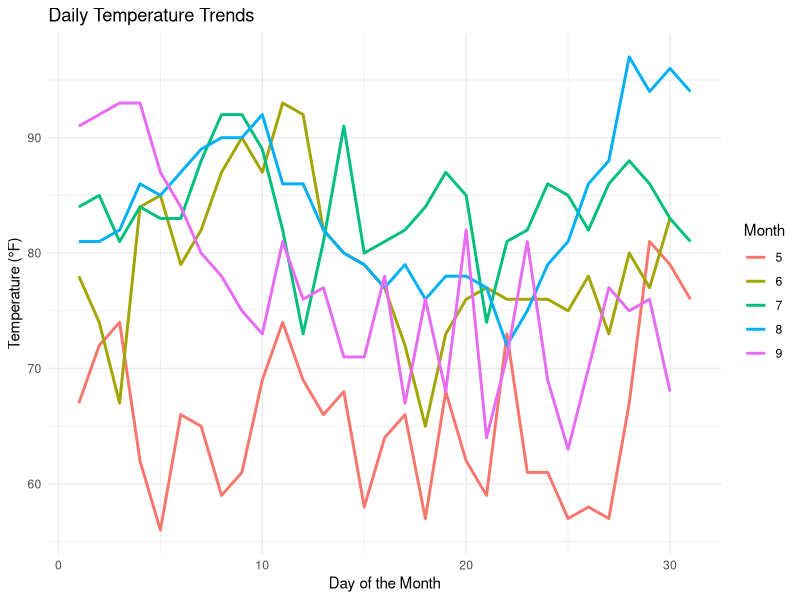
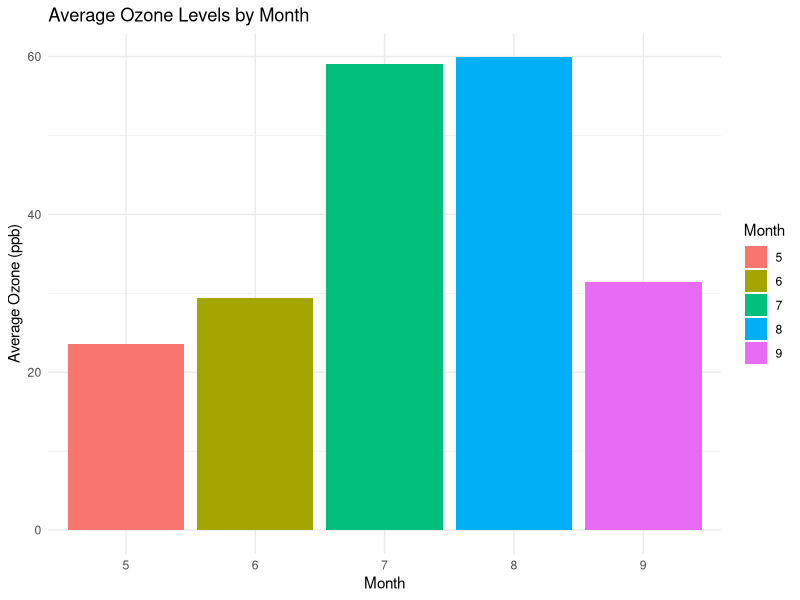
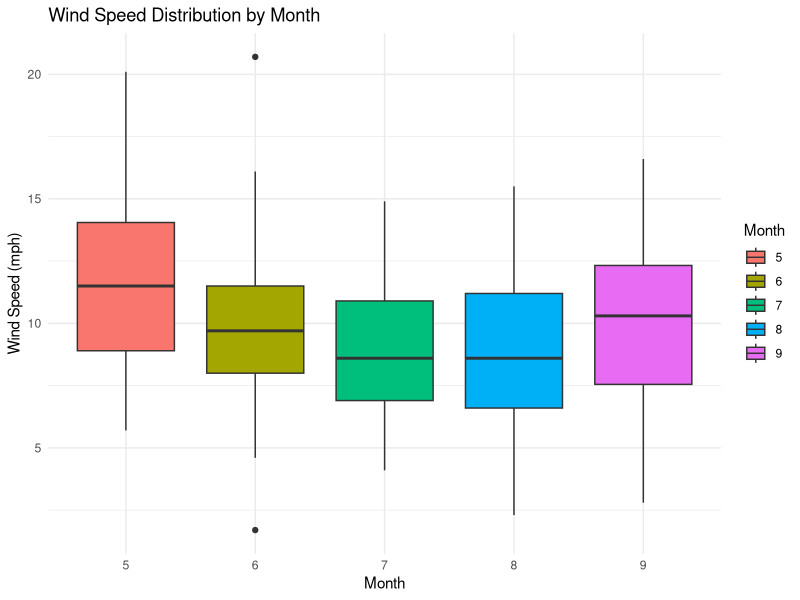

Reproduce these figures in R, in order.

library(ggplot2)
library(dplyr)

print("K. Sri Harsha Royal")
print("22BCE0893")

# 1. Line Plot: Average Temperature Over Time
ggplot(airquality, aes(x = Day, y = Temp, group = Month, color = factor(Month))) +
  geom_line(size = 1) +
  labs(title = "Daily Temperature Trends",
       x = "Day of the Month",
       y = "Temperature (°F)",
       color = "Month") +
  theme_minimal()

# 2. Bar Plot: Average Ozone Levels per Month
airquality %>%
  group_by(Month) %>%
  summarise(Average_Ozone = mean(Ozone, na.rm = TRUE)) %>%
  ggplot(aes(x = factor(Month), y = Average_Ozone, fill = factor(Month))) +
  geom_bar(stat = "identity") +
  labs(title = "Average Ozone Levels by Month",
       x = "Month",
       y = "Average Ozone (ppb)",
       fill = "Month") +
  theme_minimal()

# 3. Boxplot: Wind Speed Across Different Months
ggplot(airquality, aes(x = factor(Month), y = Wind, fill = factor(Month))) +
  geom_boxplot() +
  labs(title = "Wind Speed Distribution by Month",
       x = "Month",
       y = "Wind Speed (mph)",
       fill = "Month") +
  theme_minimal()
